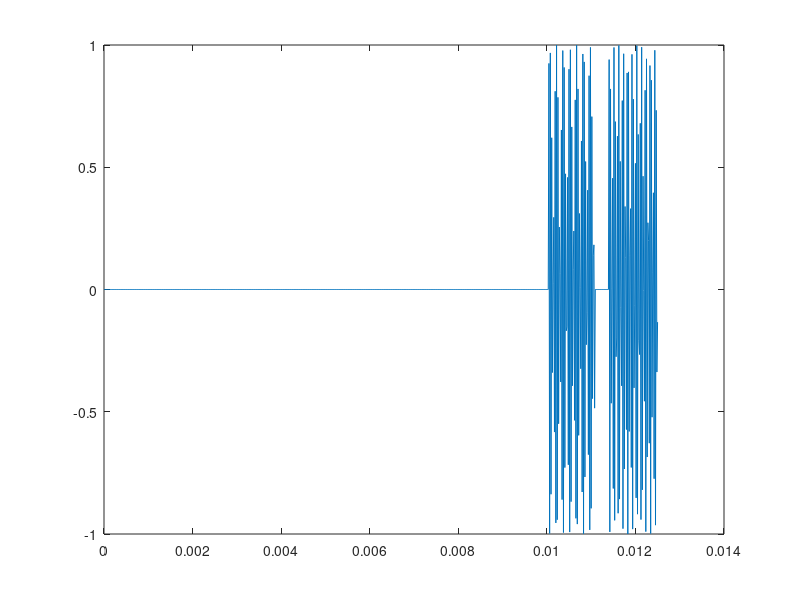

This chart was generated by the following MATLAB code:
clear all;
close all;
clc;

c=334;      #light speed in [m/s]

f1=28710;   #28,71 kHz
f2=27130;   #27,13 kHz
fs=64*10^3; #sampling frequency 64kHz
k=30;       #count of full sin()

d=6.5;      #distance between Tx
x=1.5;      #coordinates od Rx
y=3;

#Calculate time delay t1=s1/c
delay1=sqrt(x^2+y^2)/c;
delay2=sqrt(x^2+(d-y)^2)/c;

#signal time -> T = 1/f; T*k=signal_time
signal_t1=1/f1*k;
signal_t2=1/f2*k;

#generate transmitted signal for Tx1
no_signal_1=(0:1/fs:delay1);       #no signal perioid
n1=(delay1:1/fs:delay1+signal_t1);

x_n1 = sin(2*pi*f1*n1);

n1=[no_signal_1, n1];               #no signal + generated signal
x_n1=[zeros(1,length(no_signal_1)),x_n1];

#generate transmitted signal for Tx2
no_signal_2=(0:1/fs:delay2);       
n2=(delay2:1/fs:delay2+signal_t2);

x_n2 = sin(2*pi*f2*n2);

n2=[no_signal_2, n2];               
x_n2=[zeros(1,length(no_signal_2)),x_n2];


#Different size of vectors size(vector,2)=vector 'x lenght'
if size(x_n2,2)>size(x_n2,2)
    so = x_n1;
    so(1:size(x_n2,2)) = so(1:size(x_n2,2)) + x_n2;
else
    so = x_n2;
    so(1:size(x_n1,2)) = so(1:size(x_n1,2)) + x_n1;
end

total_time=size(so,2);
n=(0:total_time-1)/fs;

plot(n,so);